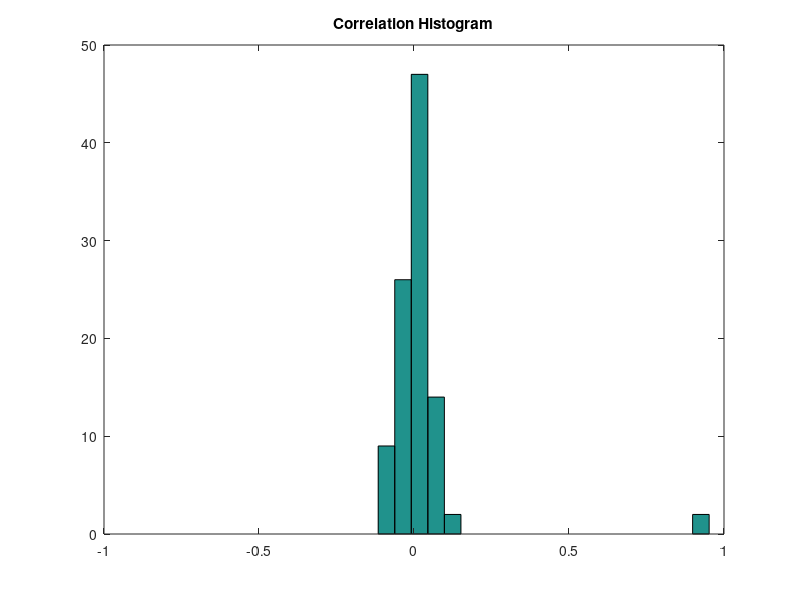

MATLAB code to generate this figure: (Note: this script raises an error after producing the figure.)
%% t_regressionInHighDimensions
%
% Description:
%    Try to develop some intuitions about how regression coefficients
%    behave in high dimensions.
%
%    Follows broad ideas introduced by an anonymous reviewer, although
%    the reviewer provided code in R and modeled a different case.  The
%    code here is more like what we do in the paper.
%
% 05/05/18  dhb  Wrote it.

%% Clear and close
clear; close all;

%% Parameters
nLuminances = 20;
nTrialsPerLuminance = 25;
nNeurons = 100;
neuron1Gain = 1;
neuron2Gain = 1;
overallGain = 1;
responseNoiseSd = 0.1;
SPARSE = true;

%% Set up luminances across trials
theLuminances = linspace(0,1,nLuminances);
nTrials = nLuminances*nTrialsPerLuminance;
theTrialLuminances = zeros(nTrials,1);
lumIndex = 1;
for ll = 1:nLuminances
    for nn = 1:nTrialsPerLuminance
        theTrialLuminances(lumIndex) = theLuminances(ll);
        lumIndex = lumIndex+1;
    end
end

%% Generate neural data, either sparse or dense
if (SPARSE)
    % First two neurons have responses that are related to luminances
    neuron1Responses = neuron1Gain*theTrialLuminances + normrnd(0,responseNoiseSd,nTrials,1);
    neuron2Responses = neuron2Gain*theTrialLuminances + normrnd(0,responseNoiseSd,nTrials,1);
    
    % Rest of neurons have resposnes that are pure noise
    nOtherNeurons = nNeurons-2;
    neuronOtherResponses = normrnd(0,responseNoiseSd,nTrials,nOtherNeurons);
    
    % Neural response matrix (nTrials by nNeurons)
    neuronResponses = [neuron1Responses neuron2Responses neuronOtherResponses];
else
    % Each neuron has a gain drawn randomly from a standard normal multiplied
    % by a common overall gain.
    neuronResponses = zeros(nTrials,nNeurons);
    for nn = 1:nNeurons
        neuronResponses(:,nn) = overallGain*normrnd(0,1,1,1)*theTrialLuminances;
        neuronResponses = neuronResponses + normrnd(0,responseNoiseSd,nTrials,nNeurons);
    end
end

%% Compute correlation coefficients between each neuron's responses and luminance
%
% Most are pretty small, two are large. As expected.
for nn = 1:nNeurons
    corrTemp = corrcoef(theTrialLuminances,neuronResponses(:,nn));
    corrsWithLum(nn) = corrTemp(1,2);
end
nHistBins = 20;
figure; clf;
hist(corrsWithLum,nHistBins); xlim([-1 1]);
title('Correlation Histogram');

%% Set percent criteria for analysis below
percentCrits = [25 50 75];

%% Build linear regression decoder for luminance, based on responses
%
% Question is, how are weights distributed?  Most are distributed around
% zero, two are large.  As it should be.
regWeights1 = neuronResponses\theTrialLuminances;
predTrialLuminances = neuronResponses * regWeights1;

% Compute our statistic
reg1Percents = GetRegWeightPercentiles(regWeights1,percentCrits);
fprintf('backslash (percentCrits) (25, 50, 75): ');
for ii = 1:length(percentCrits)
    fprintf('%d%% ',reg1Percents(ii));
end
fprintf('\n');

%% Try regression using regress, which "sets maximum number of weights to zero"
regWeights2 = regress(theTrialLuminances,neuronResponses);

% Compute our statistic
reg2Percents = GetRegWeightPercentiles(regWeights2,percentCrits);
fprintf('regress percentiles (25, 50, 75): ');
for ii = 1:length(percentCrits)
    fprintf('%d%% ',reg2Percents(ii));
end
fprintf('\n');

%% And using robustfit. This tries to ignore outliers
regWeights3 = robustfit(neuronResponses,theTrialLuminances,[],[],'off');

% Compute our statistic
reg3Percents = GetRegWeightPercentiles(regWeights3,percentCrits);
fprintf('robust percentiles (25, 50, 75): ');
for ii = 1:length(percentCrits)
    fprintf('%d%% ',reg3Percents(ii));
end
fprintf('\n');

%% Try using Matlab's regularized regression, default params
regFitResults = fitrlinear(neuronResponses,theTrialLuminances,'FitBias',false);
regWeights4 = regFitResults.Beta;

% Compute our statistic
reg4Percents = GetRegWeightPercentiles(regWeights4,percentCrits);
fprintf('fitrlinear percentiles (25, 50, 75): ')
for ii = 1:length(percentCrits)
    fprintf('%d%% ',reg4Percents(ii));
end
fprintf('\n');

%% Try using Matlab's regularized regression, cross-validated lasso
lambda = logspace(-8,-1,25);
regFitResultsCV = fitrlinear(neuronResponses',theTrialLuminances, ...
    'ObservationsIn','columns','KFold',5,'Lambda',lambda, ...
    'Learner','leastsquares','Solver','sparsa','Regularization','lasso', ...
    'FitBias',false);
mseCV = kfoldLoss(regFitResultsCV);
[~,rindex] = min(mseCV);
regFitResults = fitrlinear(neuronResponses',theTrialLuminances, ...
    'ObservationsIn','columns','Lambda',lambda, ...
    'Learner','leastsquares','Solver','sparsa','Regularization','lasso', ...
    'FitBias',false);
numNZCoef = sum(regFitResults.Beta~=0);
coeffL1Norm = sum(abs(regFitResults.Beta));
coeffL2Norm = sum(regFitResults.Beta.^2);
mse = loss(regFitResults,neuronResponses,theTrialLuminances);
regWeights5 = regFitResults.Beta(:,rindex);

figure; set(gcf,'Position',[1000 360 880 460])
subplot(1,2,1); hold on;
[h,hL1,hL2] = plotyy(log10(lambda),log10(mseCV),log10(lambda),log10(numNZCoef));
hL1.Marker = 'o';
hL2.Marker = 'o';
ylabel(h(1),'log_{10} MSE')
ylabel(h(2),'log_{10} nonzero-coefficient number')
xlabel('log_{10} Lambda')
title(sprintf('MSE: %0.2g, number non zero coefficients: %d',mse(rindex),numNZCoef(rindex)));
subplot(1,2,2); hold on;
[h,hL1,hL2] = plotyy(log10(lambda),log10(coeffL1Norm),log10(lambda),log10(coeffL2Norm));
hL1.Marker = 'o';
hL2.Marker = 'o';
ylabel(h(1),'log_{10} L1 Norm')
ylabel(h(2),'log_{10} L2 Norm')
xlabel('log_{10} Lambda')
title(sprintf('Lasso L1 and L2 norms'));

% Compute our statistic
reg5Percents = GetRegWeightPercentiles(regWeights5,percentCrits);
fprintf('CV lasso percentiles (25, 50, 75): ')
for ii = 1:length(percentCrits)
    fprintf('%d%% ',reg5Percents(ii));
end
fprintf('\n');

%% Try using Matlab's regularized regression, cross-validated ridge
lambda = logspace(-8,-1,25);
regFitResultsCV = fitrlinear(neuronResponses',theTrialLuminances, ...
    'ObservationsIn','columns','KFold',5,'Lambda',lambda, ...
    'Learner','leastsquares','Solver','lbfgs','Regularization','ridge', ...
    'FitBias',false);
mseCV = kfoldLoss(regFitResultsCV);
[~,rindex] = min(mseCV);
regFitResults = fitrlinear(neuronResponses',theTrialLuminances, ...
    'ObservationsIn','columns','Lambda',lambda, ...
    'Learner','leastsquares','Solver','lbfgs','Regularization','ridge', ...
    'FitBias',false);
numNZCoef = sum(regFitResults.Beta~=0);
coeffL1Norm = sum(abs(regFitResults.Beta));
coeffL2Norm = sum(regFitResults.Beta.^2);
mse = loss(regFitResults,neuronResponses,theTrialLuminances);
regWeights6 = regFitResults.Beta(:,rindex);

figure; set(gcf,'Position',[1000 360 880 460])
subplot(1,2,1); hold on;
[h,hL1,hL2] = plotyy(log10(lambda),log10(mseCV),log10(lambda),log10(numNZCoef));
hL1.Marker = 'o';
hL2.Marker = 'o';
ylabel(h(1),'log_{10} MSE')
ylabel(h(2),'log_{10} nonzero-coefficient number')
xlabel('log_{10} Lambda')
title(sprintf('MSE: %0.2g, number non zero coefficients: %d',mse(rindex),numNZCoef(rindex)));
subplot(1,2,2); hold on;
[h,hL1,hL2] = plotyy(log10(lambda),log10(coeffL1Norm),log10(lambda),log10(coeffL2Norm));
hL1.Marker = 'o';
hL2.Marker = 'o';
ylabel(h(1),'log_{10} L1 Norm')
ylabel(h(2),'log_{10} L2 Norm')
xlabel('log_{10} Lambda')
title(sprintf('Ridge L1 and L2 norms'));

% Compute our statistic
reg5Percents = GetRegWeightPercentiles(regWeights5,percentCrits);
fprintf('CV ridge percentiles (25, 50, 75): ')
for ii = 1:length(percentCrits)
    fprintf('%d%% ',reg5Percents(ii));
end
fprintf('\n');

%% Make a histogram of the regression weights.
nHistBins = 20;
figure; clf;
hist([regWeights1 regWeights1 regWeights3 regWeights4 regWeights5 regWeights6],nHistBins);
title('Regression Weight Histogram');
legend({'backslash','regress','robustfit','fitrlinear','cv lasso', 'cv ridge'},'Location','NorthEast');

%% Plot sorted regression weights
figure; clf; hold on
plot(sort(regWeights1),'ko','MarkerSize',8,'MarkerFaceColor','k');
plot(sort(regWeights5),'ro','MarkerSize',8,'MarkerFaceColor','r');
plot(sort(regWeights6),'bo','MarkerSize',8,'MarkerFaceColor','b');
legend({'regress', 'cv lasso', 'cv rigdge'},'Location','NorthWest');
